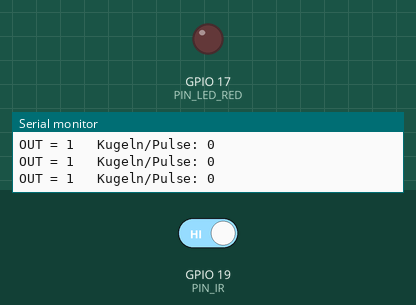
A sketch run on a simulated ESP32. On the bench: output pins drawn as LEDs (lit = HIGH), the last lines printed to the serial monitor. The inputs (shaded band) are chosen by the test bench; at power-on: GPIO 19 (PIN_IR) HIGH.

Above: at 1.2 s.
1.3 s: GPIO 19 (PIN_IR) driven LOW
At 2.1 s:
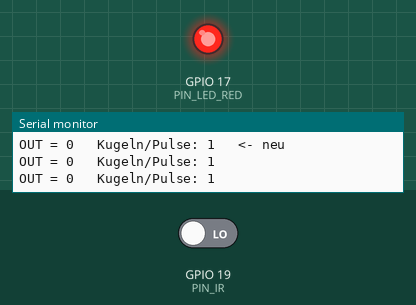
2.8 s: GPIO 19 (PIN_IR) driven HIGH
At 3.3 s:
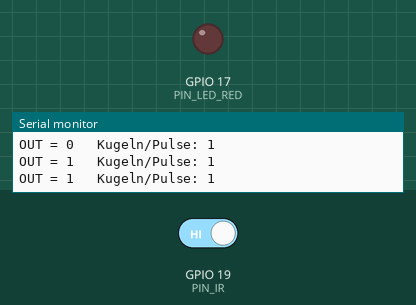
Timing chart, 0 to 5.8 s (numbered marks = the images above; inputs shaded):
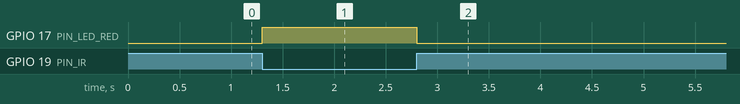

Measured:
- after the input at 1.3 s, GPIO 17 (PIN_LED_RED): LOW → HIGH at once
- after the input at 2.8 s, GPIO 17 (PIN_LED_RED): HIGH → LOW at once

The sketch:

t03_ir_sensor.ino
```cpp
/*
  SeedStick test 03: IR sensor (TCRT5000 module with 3 pins: GND, OUT, VCC)
  ------------------------------------------------------------------------
  The module has no analogue output; OUT comes from its comparator (LM393). On these modules OUT goes LOW
  while the sensor sees a reflection, and the small LED "D1" on the module lights.

  This test counts every falling edge with an interrupt (a falling ball gives a pulse of only a few
  milliseconds) and prints the state four times per second. The red LED shows the current state.

  Wiring: IR VCC -> red rail (3.3 V), GND -> blue rail, OUT -> hole 19j (GPIO 19).
  Set the potentiometer so that D1 is OFF with the empty tube and ON with a ball held in front of the window.
  Then drop balls through the tube: the counter must go up by exactly one per ball.
*/
const int PIN_IR = 19;
const int PIN_LED_RED = 17;
const uint32_t DEBOUNCE_US = 20000;  // ignore further edges for 20 ms after a pulse

volatile uint32_t pulses = 0;
volatile uint32_t lastPulseUs = 0;

void IRAM_ATTR onIrFalling() {
  uint32_t now = micros();
  if (now - lastPulseUs > DEBOUNCE_US) {
    pulses = pulses + 1;  // not "pulses++": deprecated on volatile in C++20
    lastPulseUs = now;
  }
}

void setup() {
  Serial.begin(115200);
  pinMode(PIN_IR, INPUT);
  pinMode(PIN_LED_RED, OUTPUT);
  attachInterrupt(digitalPinToInterrupt(PIN_IR), onIrFalling, FALLING);
  Serial.println("\n=== Test 03: IR-Sensor ===");
  Serial.println("OUT = 0: Reflexion erkannt (LED D1 am Modul an); OUT = 1: frei.");
}

void loop() {
  static uint32_t lastPrint = 0;
  static uint32_t lastCount = 0;
  int out = digitalRead(PIN_IR);
  digitalWrite(PIN_LED_RED, out == LOW);
  if (millis() - lastPrint >= 250) {
    lastPrint = millis();
    uint32_t count = pulses;
    Serial.printf("OUT = %d   Kugeln/Pulse: %lu%s\n", out, (unsigned long)count,
                  count != lastCount ? "   <- neu" : "");
    lastCount = count;
  }
}
```
